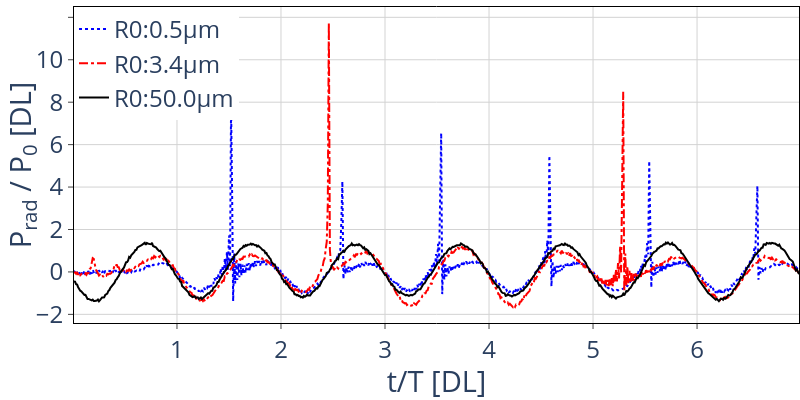

The code cell stored with this chart in its notebook:
### Code cell
from itertools import cycle, islice
lines = ['dot', 'dashdot', 'solid','dot', 'dash',  'longdash','longdashdot']
colours = ['blue','red','black','cyan','green']
linestyles = cycle(lines)
colournames = cycle(colours)
fig_ae = go.Figure()
# for i in range(2):
#     fig.add_trace( 
#         go.Scatter(x=data_t_trimmed_tuples[i][1]/period, y=data_t_tuples[i][0], line=dict(dash=dash_ops[i]), name=Rinit_list[i])
#     )

for i in range(n_cases):
    fig_ae.add_trace( 
        go.Scatter(x=results_df[i]['t_data_truncated']/period, y=results_df[i]['data_truncated'], 
                   line=dict(dash=next(linestyles),color=next(colournames)), name=results_df[i]['legend'])
    )
    
fig_ae.update_layout(
    height=Fig_Height,
    width=Fig_Width,
    font_size=Font_Size,
    xaxis=dict(title="t/T [DL]",tickfont = dict(size=Tick_Size)),
    yaxis=dict(title="P<sub>rad</sub> / P<sub>0</sub> [DL]",tickfont = dict(size=Tick_Size)),
    plot_bgcolor='white',
    legend=dict(
        x=0.0,
        y=1,
        traceorder='normal',
        font=dict(size=Font_Size,),
    ),
    legend_title=None,
    margin=go.layout.Margin(
        l=0, #left margin
        r=0, #right margin
        b=0, #bottom margin
        t=0  #top margin
    )
)
fig_ae.update_xaxes(
    mirror=True,
    ticks='outside',
    showline=True,
    linecolor='black',
    gridcolor='lightgrey'
)
fig_ae.update_yaxes(
    mirror=True,
    ticks='outside',
    showline=True,
    linecolor='black',
    gridcolor='lightgrey'
)
fig_ae.show()

if savefig_flag:
    print("figure name: " + "GA_calculated_emissions_"+result_id)
    save_figure(fig_ae, "GA_calculated_emissions_"+result_id, folder_path)

### Figure 1 — Plotly figure (JSON) as saved in the notebook; plotly's stock layout.template omitted (floating-point values rounded to 4 significant figures; data arrays with more than 128 entries replaced by an {"elided": "..."} marker saying what was removed)
{"data": [{"line": {"color": "blue", "dash": "dot"}, "name": "R0:0.5μm", "type": "scatter", "x": {"elided": "698 float values"}, "y": {"elided": "698 float values"}}, {"line": {"color": "red", "dash": "dashdot"}, "name": "R0:3.4μm", "type": "scatter", "x": {"elided": "698 float values"}, "y": {"elided": "698 float values"}}, {"line": {"color": "black", "dash": "solid"}, "name": "R0:50.0μm", "type": "scatter", "x": {"elided": "698 float values"}, "y": {"elided": "698 float values"}}], "layout": {"font": {"size": 24}, "height": 400, "legend": {"font": {"size": 24}, "title": {}, "traceorder": "normal", "x": 0, "y": 1}, "margin": {"b": 0, "l": 0, "r": 0, "t": 0}, "plot_bgcolor": "white", "width": 800, "xaxis": {"gridcolor": "lightgrey", "linecolor": "black", "mirror": true, "showline": true, "tickfont": {"size": 24}, "ticks": "outside", "title": {"text": "t/T [DL]"}}, "yaxis": {"gridcolor": "lightgrey", "linecolor": "black", "mirror": true, "showline": true, "tickfont": {"size": 24}, "ticks": "outside", "title": {"text": "P<sub>rad</sub> / P<sub>0</sub> [DL]"}}}}
